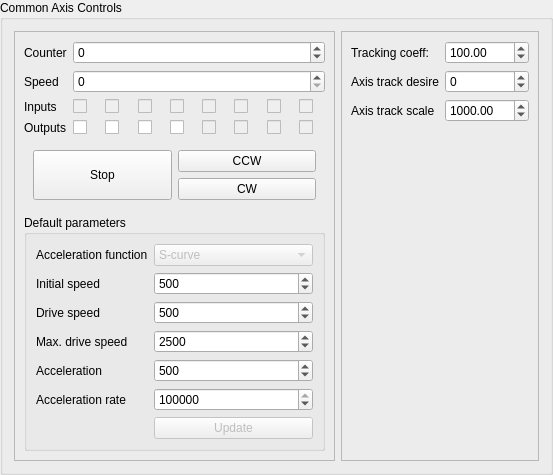
<?xml version="1.0" encoding="UTF-8"?>
<ui version="4.0">
 <class>AxisControlPanel</class>
 <widget class="QGroupBox" name="AxisControlPanel">
  <property name="geometry">
   <rect>
    <x>0</x>
    <y>0</y>
    <width>553</width>
    <height>431</height>
   </rect>
  </property>
  <property name="windowTitle">
   <string>GroupBox</string>
  </property>
  <property name="title">
   <string>Common Axis Controls</string>
  </property>
  <layout class="QHBoxLayout" name="horizontalLayout">
   <property name="sizeConstraint">
    <enum>QLayout::SetMinimumSize</enum>
   </property>
   <item>
    <widget class="QFrame" name="frame">
     <property name="sizePolicy">
      <sizepolicy hsizetype="Minimum" vsizetype="Preferred">
       <horstretch>0</horstretch>
       <verstretch>0</verstretch>
      </sizepolicy>
     </property>
     <property name="frameShape">
      <enum>QFrame::StyledPanel</enum>
     </property>
     <property name="frameShadow">
      <enum>QFrame::Raised</enum>
     </property>
     <layout class="QGridLayout" name="gridLayout">
      <item row="0" column="0">
       <widget class="QLabel" name="label">
        <property name="sizePolicy">
         <sizepolicy hsizetype="Minimum" vsizetype="Preferred">
          <horstretch>0</horstretch>
          <verstretch>0</verstretch>
         </sizepolicy>
        </property>
        <property name="text">
         <string>Counter</string>
        </property>
       </widget>
      </item>
      <item row="1" column="1">
       <widget class="QSpinBox" name="speed">
        <property name="sizePolicy">
         <sizepolicy hsizetype="MinimumExpanding" vsizetype="Fixed">
          <horstretch>0</horstretch>
          <verstretch>0</verstretch>
         </sizepolicy>
        </property>
        <property name="maximum">
         <number>4000000</number>
        </property>
        <property name="singleStep">
         <number>50</number>
        </property>
       </widget>
      </item>
      <item row="1" column="0">
       <widget class="QLabel" name="label_2">
        <property name="sizePolicy">
         <sizepolicy hsizetype="Minimum" vsizetype="Preferred">
          <horstretch>0</horstretch>
          <verstretch>0</verstretch>
         </sizepolicy>
        </property>
        <property name="text">
         <string>Speed</string>
        </property>
       </widget>
      </item>
      <item row="3" column="1">
       <widget class="QWidget" name="inputs" native="true">
        <property name="sizePolicy">
         <sizepolicy hsizetype="Minimum" vsizetype="Preferred">
          <horstretch>0</horstretch>
          <verstretch>0</verstretch>
         </sizepolicy>
        </property>
        <layout class="QHBoxLayout" name="horizontalLayout_2">
         <property name="margin">
          <number>0</number>
         </property>
         <item>
          <widget class="QCheckBox" name="in7">
           <property name="enabled">
            <bool>false</bool>
           </property>
           <property name="text">
            <string/>
           </property>
          </widget>
         </item>
         <item>
          <widget class="QCheckBox" name="in6">
           <property name="enabled">
            <bool>false</bool>
           </property>
           <property name="text">
            <string/>
           </property>
          </widget>
         </item>
         <item>
          <widget class="QCheckBox" name="in5">
           <property name="enabled">
            <bool>false</bool>
           </property>
           <property name="text">
            <string/>
           </property>
          </widget>
         </item>
         <item>
          <widget class="QCheckBox" name="in4">
           <property name="enabled">
            <bool>false</bool>
           </property>
           <property name="text">
            <string/>
           </property>
          </widget>
         </item>
         <item>
          <widget class="QCheckBox" name="in3">
           <property name="enabled">
            <bool>false</bool>
           </property>
           <property name="text">
            <string/>
           </property>
          </widget>
         </item>
         <item>
          <widget class="QCheckBox" name="in2">
           <property name="enabled">
            <bool>false</bool>
           </property>
           <property name="text">
            <string/>
           </property>
          </widget>
         </item>
         <item>
          <widget class="QCheckBox" name="in1">
           <property name="enabled">
            <bool>false</bool>
           </property>
           <property name="text">
            <string/>
           </property>
          </widget>
         </item>
         <item>
          <widget class="QCheckBox" name="in0">
           <property name="enabled">
            <bool>false</bool>
           </property>
           <property name="text">
            <string/>
           </property>
          </widget>
         </item>
        </layout>
       </widget>
      </item>
      <item row="4" column="1">
       <widget class="QWidget" name="outputs" native="true">
        <property name="sizePolicy">
         <sizepolicy hsizetype="Minimum" vsizetype="Preferred">
          <horstretch>0</horstretch>
          <verstretch>0</verstretch>
         </sizepolicy>
        </property>
        <layout class="QHBoxLayout" name="horizontalLayout_3">
         <property name="margin">
          <number>0</number>
         </property>
         <item>
          <widget class="QCheckBox" name="out7">
           <property name="enabled">
            <bool>true</bool>
           </property>
           <property name="text">
            <string/>
           </property>
          </widget>
         </item>
         <item>
          <widget class="QCheckBox" name="out6">
           <property name="enabled">
            <bool>true</bool>
           </property>
           <property name="text">
            <string/>
           </property>
          </widget>
         </item>
         <item>
          <widget class="QCheckBox" name="out5">
           <property name="enabled">
            <bool>true</bool>
           </property>
           <property name="text">
            <string/>
           </property>
          </widget>
         </item>
         <item>
          <widget class="QCheckBox" name="out4">
           <property name="enabled">
            <bool>true</bool>
           </property>
           <property name="text">
            <string/>
           </property>
          </widget>
         </item>
         <item>
          <widget class="QCheckBox" name="out3">
           <property name="enabled">
            <bool>false</bool>
           </property>
           <property name="text">
            <string/>
           </property>
          </widget>
         </item>
         <item>
          <widget class="QCheckBox" name="out2">
           <property name="enabled">
            <bool>false</bool>
           </property>
           <property name="text">
            <string/>
           </property>
          </widget>
         </item>
         <item>
          <widget class="QCheckBox" name="out1">
           <property name="enabled">
            <bool>false</bool>
           </property>
           <property name="text">
            <string/>
           </property>
          </widget>
         </item>
         <item>
          <widget class="QCheckBox" name="out0">
           <property name="enabled">
            <bool>false</bool>
           </property>
           <property name="text">
            <string/>
           </property>
          </widget>
         </item>
        </layout>
       </widget>
      </item>
      <item row="3" column="0">
       <widget class="QLabel" name="label_3">
        <property name="sizePolicy">
         <sizepolicy hsizetype="Minimum" vsizetype="Preferred">
          <horstretch>0</horstretch>
          <verstretch>0</verstretch>
         </sizepolicy>
        </property>
        <property name="text">
         <string>Inputs</string>
        </property>
       </widget>
      </item>
      <item row="4" column="0">
       <widget class="QLabel" name="label_4">
        <property name="sizePolicy">
         <sizepolicy hsizetype="Minimum" vsizetype="Preferred">
          <horstretch>0</horstretch>
          <verstretch>0</verstretch>
         </sizepolicy>
        </property>
        <property name="text">
         <string>Outputs</string>
        </property>
       </widget>
      </item>
      <item row="6" column="0" colspan="2">
       <widget class="QWidget" name="widget_3" native="true">
        <layout class="QGridLayout" name="gridLayout_2">
         <item row="0" column="2">
          <widget class="QPushButton" name="ccw">
           <property name="text">
            <string>CCW</string>
           </property>
          </widget>
         </item>
         <item row="1" column="2">
          <widget class="QPushButton" name="cw">
           <property name="text">
            <string>CW</string>
           </property>
          </widget>
         </item>
         <item row="0" column="1" rowspan="2">
          <widget class="QPushButton" name="stop">
           <property name="sizePolicy">
            <sizepolicy hsizetype="Minimum" vsizetype="MinimumExpanding">
             <horstretch>0</horstretch>
             <verstretch>0</verstretch>
            </sizepolicy>
           </property>
           <property name="text">
            <string>Stop</string>
           </property>
          </widget>
         </item>
        </layout>
       </widget>
      </item>
      <item row="7" column="0" colspan="2">
       <widget class="QGroupBox" name="groupBox">
        <property name="title">
         <string>Default parameters</string>
        </property>
        <layout class="QFormLayout" name="formLayout">
         <item row="0" column="0">
          <widget class="QLabel" name="label_5">
           <property name="text">
            <string>Acceleration function</string>
           </property>
          </widget>
         </item>
         <item row="0" column="1">
          <widget class="QComboBox" name="curveType">
           <property name="enabled">
            <bool>false</bool>
           </property>
           <property name="currentIndex">
            <number>1</number>
           </property>
           <item>
            <property name="text">
             <string>T-curve</string>
            </property>
           </item>
           <item>
            <property name="text">
             <string>S-curve</string>
            </property>
           </item>
          </widget>
         </item>
         <item row="1" column="0">
          <widget class="QLabel" name="label_6">
           <property name="text">
            <string>Initial speed</string>
           </property>
          </widget>
         </item>
         <item row="2" column="0">
          <widget class="QLabel" name="label_7">
           <property name="text">
            <string>Drive speed</string>
           </property>
          </widget>
         </item>
         <item row="3" column="0">
          <widget class="QLabel" name="label_8">
           <property name="text">
            <string>Max. drive speed</string>
           </property>
          </widget>
         </item>
         <item row="4" column="0">
          <widget class="QLabel" name="label_9">
           <property name="text">
            <string>Acceleration</string>
           </property>
          </widget>
         </item>
         <item row="5" column="0">
          <widget class="QLabel" name="label_10">
           <property name="text">
            <string>Acceleration rate</string>
           </property>
          </widget>
         </item>
         <item row="1" column="1">
          <widget class="QSpinBox" name="initSpeed">
           <property name="minimum">
            <number>1</number>
           </property>
           <property name="maximum">
            <number>4000000</number>
           </property>
           <property name="singleStep">
            <number>100</number>
           </property>
           <property name="value">
            <number>500</number>
           </property>
          </widget>
         </item>
         <item row="2" column="1">
          <widget class="QSpinBox" name="driveSpeed">
           <property name="minimum">
            <number>1</number>
           </property>
           <property name="maximum">
            <number>4000000</number>
           </property>
           <property name="singleStep">
            <number>100</number>
           </property>
           <property name="value">
            <number>500</number>
           </property>
          </widget>
         </item>
         <item row="3" column="1">
          <widget class="QSpinBox" name="maxDriveSpeed">
           <property name="minimum">
            <number>1</number>
           </property>
           <property name="maximum">
            <number>4000000</number>
           </property>
           <property name="singleStep">
            <number>100</number>
           </property>
           <property name="value">
            <number>2500</number>
           </property>
          </widget>
         </item>
         <item row="4" column="1">
          <widget class="QSpinBox" name="acceleration">
           <property name="minimum">
            <number>125</number>
           </property>
           <property name="maximum">
            <number>500000000</number>
           </property>
           <property name="singleStep">
            <number>1000</number>
           </property>
           <property name="value">
            <number>500</number>
           </property>
          </widget>
         </item>
         <item row="5" column="1">
          <widget class="QSpinBox" name="accelerationRate">
           <property name="minimum">
            <number>954</number>
           </property>
           <property name="maximum">
            <number>500000000</number>
           </property>
           <property name="singleStep">
            <number>10000</number>
           </property>
           <property name="value">
            <number>8000000</number>
           </property>
          </widget>
         </item>
         <item row="6" column="1">
          <widget class="QPushButton" name="setAxisPara">
           <property name="enabled">
            <bool>false</bool>
           </property>
           <property name="text">
            <string>Update</string>
           </property>
          </widget>
         </item>
        </layout>
       </widget>
      </item>
      <item row="0" column="1">
       <widget class="QSpinBox" name="position">
        <property name="sizePolicy">
         <sizepolicy hsizetype="MinimumExpanding" vsizetype="Fixed">
          <horstretch>0</horstretch>
          <verstretch>0</verstretch>
         </sizepolicy>
        </property>
        <property name="minimum">
         <number>-2147438647</number>
        </property>
        <property name="maximum">
         <number>2147438647</number>
        </property>
       </widget>
      </item>
     </layout>
    </widget>
   </item>
   <item>
    <widget class="QFrame" name="frame_2">
     <property name="frameShape">
      <enum>QFrame::StyledPanel</enum>
     </property>
     <property name="frameShadow">
      <enum>QFrame::Raised</enum>
     </property>
     <layout class="QFormLayout" name="formLayout_2">
      <property name="fieldGrowthPolicy">
       <enum>QFormLayout::AllNonFixedFieldsGrow</enum>
      </property>
      <item row="0" column="0">
       <widget class="QLabel" name="trackingCoeffLabel">
        <property name="text">
         <string>Tracking coeff:</string>
        </property>
       </widget>
      </item>
      <item row="0" column="1">
       <widget class="QDoubleSpinBox" name="trackingCoeff">
        <property name="decimals">
         <number>2</number>
        </property>
        <property name="minimum">
         <double>-1000.000000000000000</double>
        </property>
        <property name="maximum">
         <double>1000.000000000000000</double>
        </property>
        <property name="singleStep">
         <double>10.000000000000000</double>
        </property>
        <property name="value">
         <double>100.000000000000000</double>
        </property>
       </widget>
      </item>
      <item row="1" column="1">
       <widget class="QSpinBox" name="desire">
        <property name="minimum">
         <number>-1000000</number>
        </property>
        <property name="maximum">
         <number>1000000</number>
        </property>
       </widget>
      </item>
      <item row="2" column="1">
       <widget class="QDoubleSpinBox" name="desireScale">
        <property name="decimals">
         <number>2</number>
        </property>
        <property name="maximum">
         <double>1000000.000000000000000</double>
        </property>
        <property name="value">
         <double>1000.000000000000000</double>
        </property>
       </widget>
      </item>
      <item row="1" column="0">
       <widget class="QLabel" name="label_11">
        <property name="text">
         <string>Axis track desire</string>
        </property>
       </widget>
      </item>
      <item row="2" column="0">
       <widget class="QLabel" name="label_12">
        <property name="text">
         <string>Axis track scale</string>
        </property>
       </widget>
      </item>
     </layout>
    </widget>
   </item>
  </layout>
 </widget>
 <resources/>
 <connections/>
</ui>
